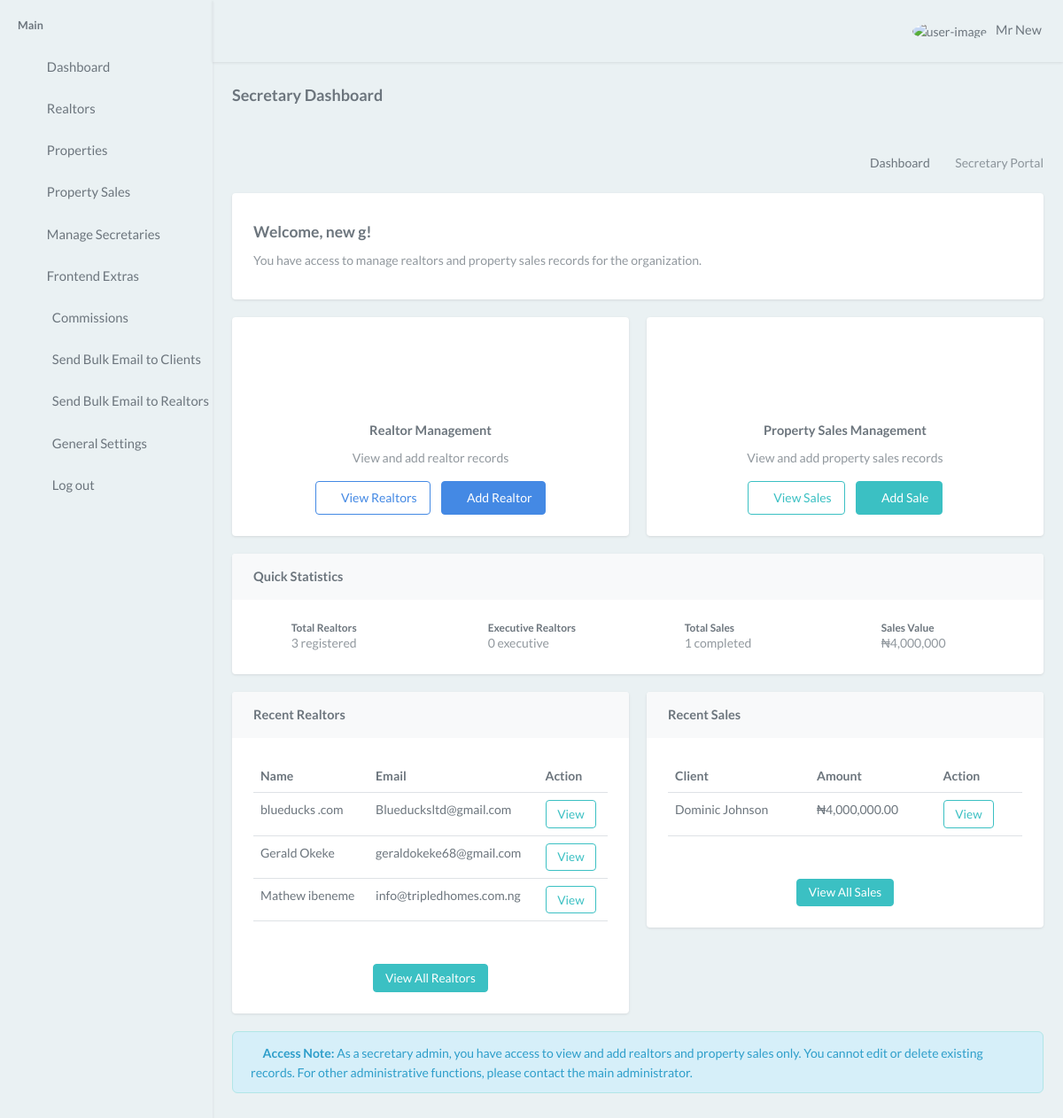
Page /secretary-dashboard/ (signed in) on the earlier database version.
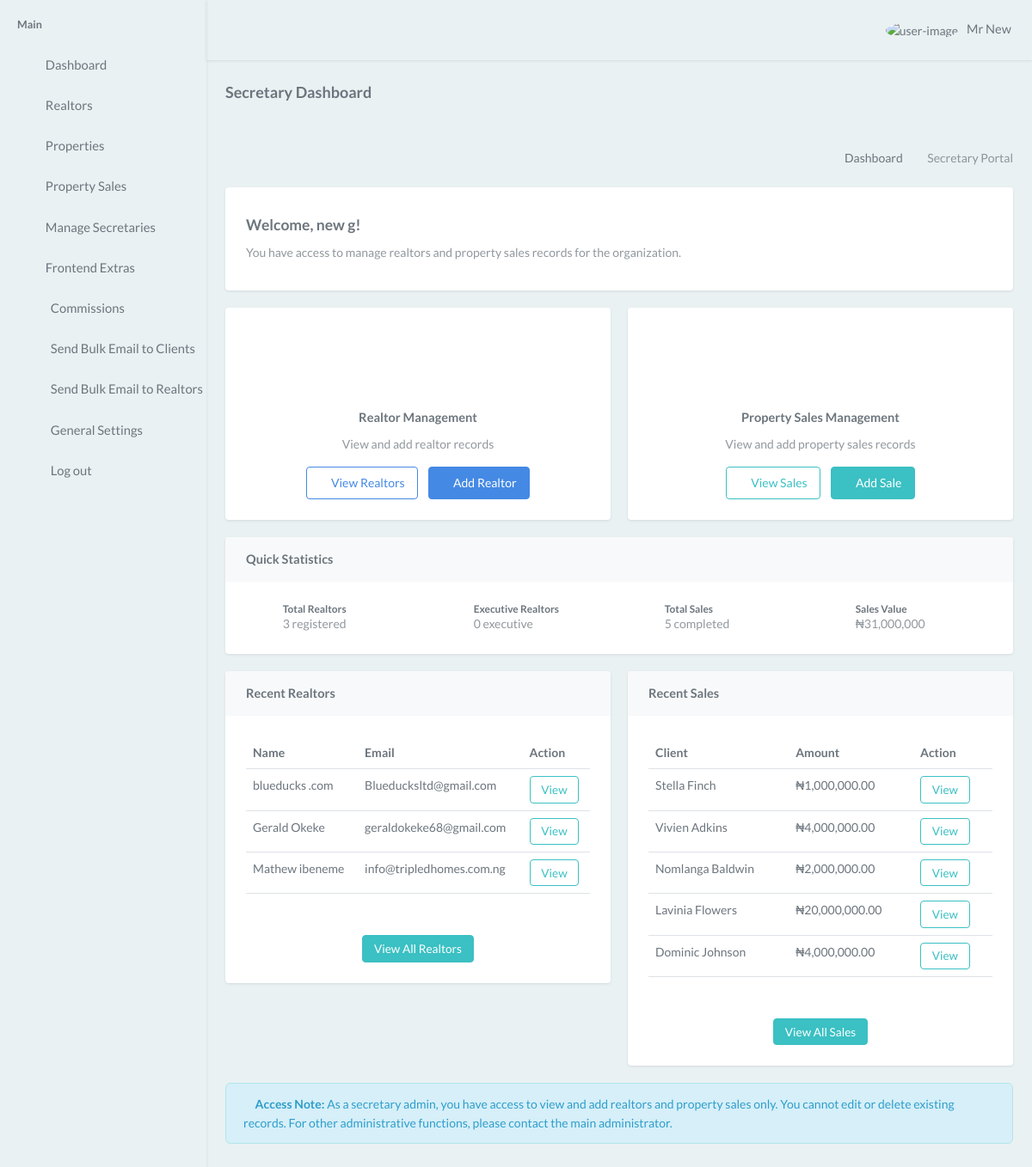
Same page on the later database version.
### tripled/models.py (models this page shows, shortened)
class Realtor(models.Model):
    STATUS_CHOICES = [
        ('regular', 'Regular Realtor'),
        ('executive', 'Executive Realtor'),
    ]
    first_name = models.CharField(max_length=100,blank=True, null=True)
    last_name = models.CharField(max_length=100,blank=True, null=True)
    email = models.EmailField(unique=True, blank=True, null=True)
    phone = models.CharField(max_length=20,blank=True, null=True)
    image = models.ImageField(upload_to='realtors/', blank=True, null=True)
    address = models.CharField(max_length=255,blank=True, null=True)
    country = models.CharField(max_length=100,blank=True, null=True)
    status = models.CharField(
        max_length=20,
        choices=STATUS_CHOICES,
        default='regular',
        help_text="Realtor status - can be changed by admin"
    )
    account_number = models.CharField(max_length=50,blank=True, null=True)
    bank_name = models.CharField(max_length=100,blank=True, null=True)
    account_name = models.CharField(max_length=100,blank=True, null=True)
    referral_code = models.CharField(max_length=8, unique=True)
    sponsor_code = models.CharField(max_length=8, blank=True, null=True)
    sponsor = models.ForeignKey('self', on_delete=models.SET_NULL, blank=True, null=True, related_name='referrals')
    total_commission = models.DecimalField(max_digits=12, decimal_places=2, default=0.00)
    paid_commission = models.DecimalField(max_digits=12, decimal_places=2, default=0.00)
    created_at = models.DateTimeField(auto_now_add=True)
    updated_at = models.DateTimeField(auto_now=True)
    @property
    def full_name(self):
        return f"{self.first_name} {self.last_name}"
    class Meta:
        ordering = ['status', 'last_name', 'first_name']  # Executive realtors first
        indexes = [
            models.Index(fields=['status']),
            models.Index(fields=['referral_code']),
        ]

class PropertySale(models.Model):
    PROPERTY_TYPE_CHOICES = [
        ('building', 'Building Property'),
        ('land', 'Land'),
    ]
    PAYMENT_PLAN_CHOICES = [
        ('outright', 'Outright Purchase'),
        ('3_months', '3 Months Plan'),
        ('6_months', '6 Months Plan'),
    ]
    MARITAL_STATUS_CHOICES = [
        ('single', 'Single'),
        ('married', 'Married'),
        ('divorced', 'Divorced'),
        ('widowed', 'Widowed'),
    ]
    ID_TYPE_CHOICES = [
        ('national_id', 'National ID'),
        ('intl_passport', 'International Passport'),
        ('drivers_license', 'Driver\'s License'),
        ('voters_card', 'Voter\'s Card'),
    ]
    reference_number = models.CharField(max_length=12, unique=True, editable=False, blank=True)
    description = models.TextField(max_length=255)
    property_type = models.CharField(max_length=10, choices=PROPERTY_TYPE_CHOICES)
    property_item = models.ForeignKey(Property, on_delete=models.CASCADE, related_name='sales')  # Renamed from 'property'
    quantity = models.PositiveIntegerField(help_text="Number of plots or buildings")
    client_name = models.CharField(max_length=255, blank=True, null=True)
    client_address = models.TextField( blank=True, null=True)
    client_phone = models.CharField(max_length=20, blank=True, null=True)
    client_email = models.EmailField(max_length=255, blank=True, null=True)
    client_picture = models.ImageField(upload_to='client_pictures/', blank=True, null=True, )
    marital_status = models.CharField(max_length=10, choices=MARITAL_STATUS_CHOICES, default='single')
    spouse_name = models.CharField(max_length=255, blank=True, null=True)
    spouse_phone = models.CharField(max_length=20, blank=True, null=True)
    id_type = models.CharField(max_length=15, choices=ID_TYPE_CHOICES, blank=True, null=True)
    id_number = models.CharField(max_length=50, blank=True, null=True)
    plot_development_start_date = models.DateField(blank=True, null=True)
    plot_development_expiry_date = models.DateField(blank=True, null=True)
    is_developed = models.BooleanField(default=False, help_text="Mark as True when client has developed the property")
    lga_of_origin = models.CharField(max_length=100, blank=True, null=True)
    town_of_origin = models.CharField(max_length=100, blank=True, null=True)
    state_of_origin = models.CharField(max_length=100, blank=True, null=True)
    bank_name = models.CharField(max_length=255, blank=True, null=True)
    account_number = models.CharField(max_length=20, blank=True, null=True)
    account_name = models.CharField(max_length=255, blank=True, null=True)
    next_of_kin_name = models.CharField(max_length=255, blank=True, null=True)
    next_of_kin_address = models.TextField( blank=True, null=True)
    next_of_kin_phone = models.CharField(max_length=20, blank=True, null=True)
    original_price = models.DecimalField(max_digits=12, decimal_places=2)
    selling_price = models.DecimalField(max_digits=12, decimal_places=2)
    amount_paid = models.DecimalField(max_digits=12, decimal_places=2, default=0)
    discount = models.DecimalField(max_digits=12, decimal_places=2, default=0)
    payment_plan = models.CharField(max_length=10, choices=PAYMENT_PLAN_CHOICES, default='outright')
    realtor = models.ForeignKey(Realtor, on_delete=models.CASCADE, related_name='sales')
    realtor_commission_percentage = models.DecimalField(max_digits=5, decimal_places=2, default=0)
    sponsor_commission_percentage = models.DecimalField(max_digits=5, decimal_places=2, default=0)
    upline_commission_percentage = models.DecimalField(max_digits=5, decimal_places=2, default=0)
    created_by = models.ForeignKey('User', on_delete=models.SET_NULL, null=True, blank=True, related_name='created_property_sales', verbose_name='Created By')
    created_at = models.DateTimeField(auto_now_add=True)
    updated_at = models.DateTimeField(auto_now=True)

### tripled/views.py (the view)
# urls.py: path('secretary-dashboard/', views.secretary_dashboard, name='secretary_dashboard'),
@login_required
def secretary_dashboard(request):
    if not hasattr(request, "is_secretary") or not request.is_secretary:
        pass
    total_realtors = Realtor.objects.count()
    executive_realtors = Realtor.objects.filter(status="executive").count()
    recent_realtors = Realtor.objects.order_by("-created_at")[:5]
    total_sales = PropertySale.objects.count()
    total_sales_value = (
        PropertySale.objects.aggregate(total=Sum("selling_price"))["total"] or 0
    )
    recent_sales = PropertySale.objects.select_related("property_item").order_by(
        "-created_at"
    )[:5]
    context = {
        "total_realtors": total_realtors,
        "executive_realtors": executive_realtors,  # Changed from active_realtors
        "recent_realtors": recent_realtors,
        "total_sales": total_sales,
        "total_sales_value": total_sales_value,
        "recent_sales": recent_sales,
    }
    return render(request, "user/secretary_dashboard.html", context)

### tripled/templates/user/secretary_dashboard.html (shortened to what the changed rows need)
{% extends 'user/base.html' %}
{% load humanize %}
{% block body %}
<div class="content-page">
    <div class="content">
        <div class="container-fluid">
            <div class="row">
                <div class="col-12">
                    <div class="card">
                        <div class="card-body">
                            <div class="row">
                                <div class="col-md-3">
                                    <div class="d-flex align-items-center">
                                        <div class="flex-grow-1 ms-3">
                                            <h6 class="mb-0">Total Sales</h6>
                                            <p class="text-muted mb-0">{{ total_sales|intcomma }} completed</p>
                                        </div>
                                    </div>
                                </div>
                                <div class="col-md-3">
                                    <div class="d-flex align-items-center">
                                        <div class="flex-grow-1 ms-3">
                                            <h6 class="mb-0">Sales Value</h6>
                                            <p class="text-muted mb-0">₦{{ total_sales_value|intcomma }}</p>
                                        </div>
                                    </div>
                                </div>
                            </div>
                        </div>
                    </div>
                </div>
            </div>
            <div class="row">
                <div class="col-md-6">
                    <div class="card">
                        <div class="card-body">
                            {% if recent_realtors %}
                                <div class="table-responsive">
                                    <table class="table table-sm">
                                        <thead>
                                            <tr>
                                                <th>Name</th>
                                                <th>Email</th>
                                                <th>Action</th>
                                            </tr>
                                        </thead>
                                        <tbody>
                                            {% for realtor in recent_realtors %}
                                            <tr>
                                                <td>{{ realtor.full_name }}</td>
                                                <td>{{ realtor.email|default:"N/A" }}</td>
                                                {% if realtor.id %}
                                                <td>
                                                    <a href="{% url 'realtor_detail' realtor.id %}" class="btn btn-sm btn-outline-primary">View</a>
                                                </td>
                                                {% else %}
                                                    <span>No ID</span>
                                                {% endif %}
                                            </tr>
                                            {% endfor %}
                                        </tbody>
                                    </table>
                                </div>
                            {% else %}
                                <p class="text-muted text-center">No realtors registered yet.</p>
                            {% endif %}
                        </div>
                    </div>
                </div>
                <div class="col-md-6">
                    <div class="card">
                        <div class="card-body">
                            {% if recent_sales %}
                                <div class="table-responsive">
                                    <table class="table table-sm">
                                        <thead>
                                            <tr>
                                                <th>Client</th>
                                                <th>Amount</th>
                                                <th>Action</th>
                                            </tr>
                                        </thead>
                                        <tbody>
                                            {% for sale in recent_sales %}
                                            <tr>
                                                <td>{{ sale.client_name|default:"N/A" }}</td>
                                                <td>₦{{ sale.selling_price|intcomma }}</td>
                                                <td>
                                                    <a href="{% url 'property_sale_detail' sale.id %}" class="btn btn-sm btn-outline-primary">View</a>
                                                </td>
                                            </tr>
                                            {% endfor %}
                                        </tbody>
                                    </table>
                                </div>
                            {% else %}
                                <p class="text-muted text-center">No sales recorded yet.</p>
                            {% endif %}
                        </div>
                    </div>
                </div>
            </div>
        </div>
    </div>
</div>
{% endblock %}

Differences in the rows shown:
added PropertySale: client_name "Stella Finch", selling_price "1,000,000.00"
added PropertySale: client_name "Vivien Adkins", selling_price "4,000,000.00"
added PropertySale: client_name "Nomlanga Baldwin", selling_price "2,000,000.00"
added PropertySale: client_name "Lavinia Flowers", selling_price "20,000,000.00"
Other differences:
{{ total_sales|intcomma }}: "1" → "5"
{{ total_sales_value|intcomma }}: "4,000,000" → "31,000,000"
